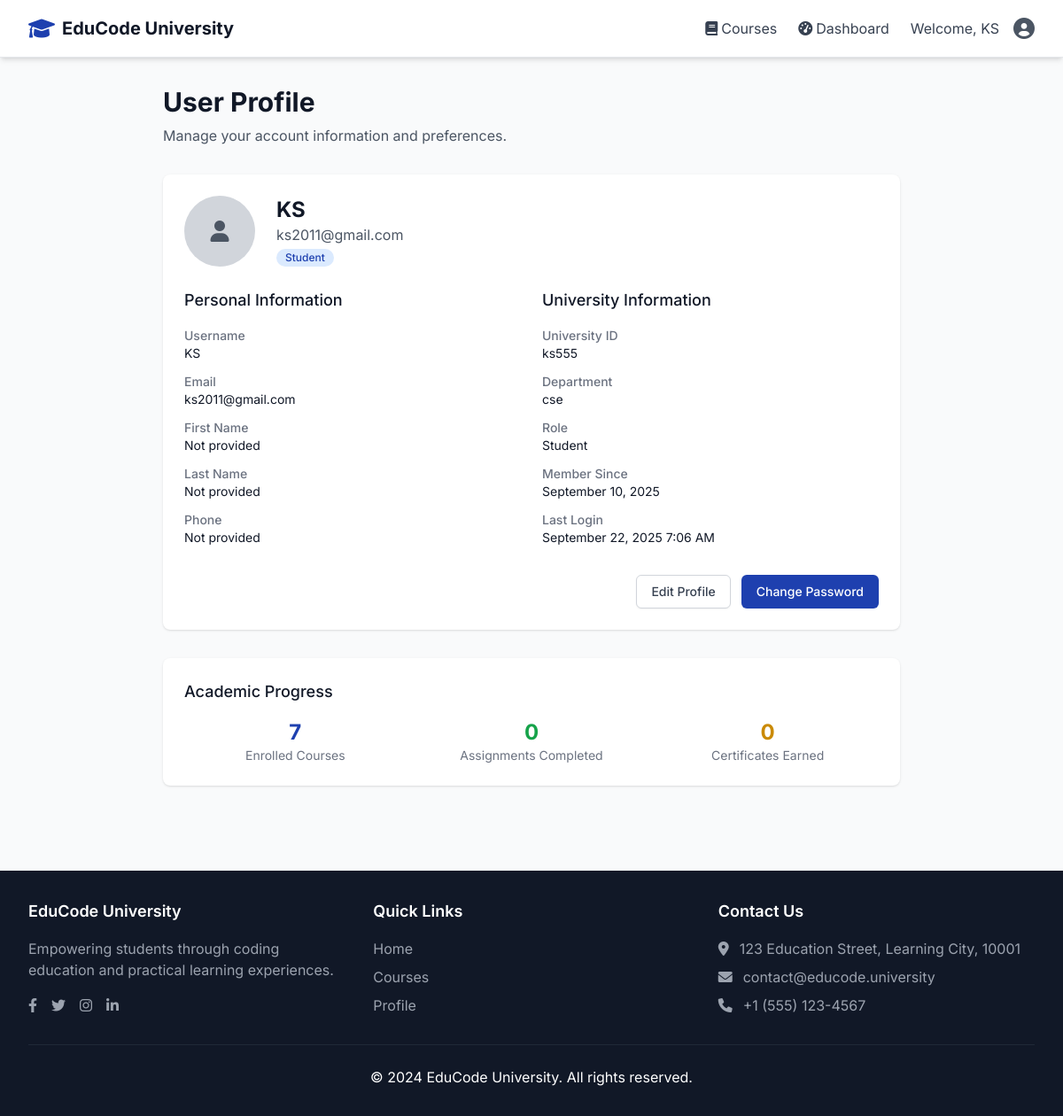
The app's page /accounts/profile/ (signed in) with its own data.
### accounts/models.py (models this page shows, shortened)
class User(AbstractUser):
    ROLE_CHOICES = [
        ('student', 'Student'),
        ('teacher', 'Teacher'),
        ('admin', 'Admin'),
    ]
    role = models.CharField(max_length=10, choices=ROLE_CHOICES, default='student')
    phone = models.CharField(max_length=15, blank=True, null=True)
    bio = models.TextField(blank=True, null=True)
    profile_picture = models.ImageField(upload_to='profile_pics/', blank=True, null=True)
    university_id = models.CharField(max_length=20, blank=True, null=True)
    department = models.CharField(max_length=100, blank=True, null=True)
    created_at = models.DateTimeField(auto_now_add=True)
    updated_at = models.DateTimeField(auto_now=True)
    @property
    def is_student(self):
        return self.role == 'student'

### accounts/views.py (the view)
# urls.py: path('profile/', views.profile_view, name='profile'),
@login_required
def profile_view(request):
    return render(request, 'accounts/profile.html', {'user': request.user})

### templates/accounts/profile.html (shortened to what this page needs)
{% extends 'base.html' %}
{% block content %}
<div class="max-w-4xl mx-auto px-4 sm:px-6 lg:px-8 py-8">
    <div class="mb-8">
        <h1 class="text-3xl font-bold text-gray-900">User Profile</h1>
        <p class="mt-2 text-gray-600">Manage your account information and preferences.</p>
    </div>
    <div class="bg-white shadow rounded-lg">
        <div class="px-4 py-5 sm:p-6">
            <div class="flex items-center space-x-6 mb-6">
                <div class="flex-shrink-0">
                    {% if user.profile_picture %}
                        <img class="h-20 w-20 rounded-full object-cover" src="{{ user.profile_picture.url }}" alt="{{ user.username }}">
                    {% else %}
                        <div class="h-20 w-20 rounded-full bg-gray-300 flex items-center justify-center">
                            <i class="fas fa-user text-2xl text-gray-600"></i>
                        </div>
                    {% endif %}
                </div>
                <div>
                    <h2 class="text-2xl font-bold text-gray-900">{{ user.get_full_name|default:user.username }}</h2>
                    <p class="text-gray-600">{{ user.email }}</p>
                    <span class="inline-flex items-center px-2.5 py-0.5 rounded-full text-xs font-medium bg-blue-100 text-blue-800 mt-1">
                        {{ user.role|capfirst }}
                    </span>
                </div>
            </div>
            <div class="grid grid-cols-1 md:grid-cols-2 gap-6">
                <div>
                    <h3 class="text-lg font-medium text-gray-900 mb-4">Personal Information</h3>
                    <dl class="space-y-3">
                        <div>
                            <dt class="text-sm font-medium text-gray-500">Username</dt>
                            <dd class="text-sm text-gray-900">{{ user.username }}</dd>
                        </div>
                        <div>
                            <dt class="text-sm font-medium text-gray-500">Email</dt>
                            <dd class="text-sm text-gray-900">{{ user.email }}</dd>
                        </div>
                        <div>
                            <dt class="text-sm font-medium text-gray-500">First Name</dt>
                            <dd class="text-sm text-gray-900">{{ user.first_name|default:"Not provided" }}</dd>
                        </div>
                        <div>
                            <dt class="text-sm font-medium text-gray-500">Last Name</dt>
                            <dd class="text-sm text-gray-900">{{ user.last_name|default:"Not provided" }}</dd>
                        </div>
                        <div>
                            <dt class="text-sm font-medium text-gray-500">Phone</dt>
                            <dd class="text-sm text-gray-900">{{ user.phone|default:"Not provided" }}</dd>
                        </div>
                    </dl>
                </div>
                <div>
                    <h3 class="text-lg font-medium text-gray-900 mb-4">University Information</h3>
                    <dl class="space-y-3">
                        <div>
                            <dt class="text-sm font-medium text-gray-500">University ID</dt>
                            <dd class="text-sm text-gray-900">{{ user.university_id|default:"Not provided" }}</dd>
                        </div>
                        <div>
                            <dt class="text-sm font-medium text-gray-500">Department</dt>
                            <dd class="text-sm text-gray-900">{{ user.department|default:"Not provided" }}</dd>
                        </div>
                        <div>
                            <dt class="text-sm font-medium text-gray-500">Role</dt>
                            <dd class="text-sm text-gray-900">{{ user.role|capfirst }}</dd>
                        </div>
                        <div>
                            <dt class="text-sm font-medium text-gray-500">Member Since</dt>
                            <dd class="text-sm text-gray-900">{{ user.date_joined|date:"F d, Y" }}</dd>
                        </div>
                        <div>
                            <dt class="text-sm font-medium text-gray-500">Last Login</dt>
                            <dd class="text-sm text-gray-900">{{ user.last_login|date:"F d, Y g:i A"|default:"Never" }}</dd>
                        </div>
                    </dl>
                </div>
            </div>
            <div class="mt-8 flex justify-end space-x-3">
                <button type="button" class="bg-white py-2 px-4 border border-gray-300 rounded-md shadow-sm text-sm font-medium text-gray-700 hover:bg-gray-50 focus:outline-none focus:ring-2 focus:ring-offset-2 focus:ring-primary">
                    Edit Profile
                </button>
                <button type="button" class="bg-primary border border-transparent rounded-md shadow-sm py-2 px-4 inline-flex justify-center text-sm font-medium text-white hover:bg-blue-700 focus:outline-none focus:ring-2 focus:ring-offset-2 focus:ring-primary">
                    Change Password
                </button>
            </div>
        </div>
    </div>
    {% if user.is_student or user.is_teacher %}
    <div class="mt-8 bg-white shadow rounded-lg">
        <div class="px-4 py-5 sm:p-6">
            <h3 class="text-lg font-medium text-gray-900 mb-4">
                {% if user.is_student %}Academic Progress{% else %}Teaching Overview{% endif %}
            </h3>
            {% if user.is_student %}
            <div class="grid grid-cols-1 md:grid-cols-3 gap-4">
                <div class="text-center">
                    <div class="text-2xl font-bold text-primary">{{ user.enrollments.count }}</div>
                    <div class="text-sm text-gray-500">Enrolled Courses</div>
                </div>
                <div class="text-center">
                    <div class="text-2xl font-bold text-green-600">{{ user.submissions.filter.count }}</div>
                    <div class="text-sm text-gray-500">Assignments Completed</div>
                </div>
                <div class="text-center">
                    <div class="text-2xl font-bold text-yellow-600">0</div>
                    <div class="text-sm text-gray-500">Certificates Earned</div>
                </div>
            </div>
            {% endif %}
        </div>
    </div>
    {% endif %}
</div>
{% endblock %}

### templates/base.html (shortened to what this page needs)
<!DOCTYPE html>
<html lang="en">
<head>
    <script src="https://cdn.tailwindcss.com"></script>
    <link href="https://cdnjs.cloudflare.com/ajax/libs/font-awesome/6.0.0/css/all.min.css" rel="stylesheet">
</head>
<body class="bg-gray-50 min-h-screen">
    <nav class="bg-white shadow-md border-b sticky top-0 z-50 transition-all duration-300">
        <div class="max-w-7xl mx-auto px-4 sm:px-6 lg:px-8">
            <div class="flex justify-between h-16">
                <div class="flex items-center">
                    <a href="{% url 'home' %}" class="flex items-center space-x-2 hover-scale">
                        <i class="fas fa-graduation-cap text-2xl text-primary"></i>
                        <span class="text-xl font-bold text-gray-900">EduCode University</span>
                    </a>
                </div>
                <div class="hidden md:flex items-center space-x-6">
                    {% if user.is_authenticated %}
                        <a href="{% url 'courses:course_list' %}" class="text-gray-700 hover:text-primary flex items-center space-x-1 transition duration-300 ease-in-out hover:scale-105">
                            <i class="fas fa-book"></i>
                            <span>Courses</span>
                        </a>
                        {% if user.role == 'student' %}
                            <a href="{% url 'courses:student_dashboard' %}" class="text-gray-700 hover:text-primary flex items-center space-x-1 transition duration-300 ease-in-out hover:scale-105">
                                <i class="fas fa-tachometer-alt"></i>
                                <span>Dashboard</span>
                            </a>
                        {% elif user.role == 'instructor' %}
                            <a href="{% url 'courses:instructor_dashboard' %}" class="text-gray-700 hover:text-primary flex items-center space-x-1 transition duration-300 ease-in-out hover:scale-105">
                                <i class="fas fa-chalkboard-teacher"></i>
                                <span>Instructor</span>
                            </a>
                        {% endif %}
                        <div class="flex items-center space-x-4">
                            <span class="text-gray-700 hidden lg:inline">Welcome, {{ user.username }}</span>
                            <div class="relative">
                                <button type="button" class="flex items-center text-sm rounded-full focus:outline-none focus:ring-2 focus:ring-offset-2 focus:ring-primary transition duration-300 ease-in-out hover:scale-105" id="user-menu-button">
                                    <i class="fas fa-user-circle text-2xl text-gray-600"></i>
                                </button>
                            </div>
                        </div>
                    {% endif %}
                </div>
            </div>
        </div>
    </nav>
    <main class="animate-fade-in">
        {% block content %}
        {% endblock %}
    </main>
    <footer class="bg-gray-900 text-white mt-16">
        <div class="max-w-7xl mx-auto px-4 sm:px-6 lg:px-8 py-8">
            <div class="grid grid-cols-1 md:grid-cols-3 gap-8 mb-8">
                <div>
                    <h3 class="text-lg font-semibold mb-4 text-white">EduCode University</h3>
                    <p class="text-gray-400 mb-4">Empowering students through coding education and practical learning experiences.</p>
                    <div class="flex space-x-4">
                        <a href="#" class="text-gray-400 hover:text-white transition-colors duration-300">
                            <i class="fab fa-facebook-f"></i>
                        </a>
                        <a href="#" class="text-gray-400 hover:text-white transition-colors duration-300">
                            <i class="fab fa-twitter"></i>
                        </a>
                        <a href="#" class="text-gray-400 hover:text-white transition-colors duration-300">
                            <i class="fab fa-instagram"></i>
                        </a>
                        <a href="#" class="text-gray-400 hover:text-white transition-colors duration-300">
                            <i class="fab fa-linkedin-in"></i>
                        </a>
                    </div>
                </div>
                <div>
                    <h3 class="text-lg font-semibold mb-4 text-white">Quick Links</h3>
                    <ul class="space-y-2">
                        <li><a href="{% url 'home' %}" class="text-gray-400 hover:text-white transition-colors duration-300">Home</a></li>
                        <li><a href="{% url 'courses:course_list' %}" class="text-gray-400 hover:text-white transition-colors duration-300">Courses</a></li>
                        {% if user.is_authenticated %}
                            <li><a href="{% url 'accounts:profile' %}" class="text-gray-400 hover:text-white transition-colors duration-300">Profile</a></li>
                        {% else %}
                            <li><a href="{% url 'accounts:login' %}" class="text-gray-400 hover:text-white transition-colors duration-300">Login</a></li>
                            <li><a href="{% url 'accounts:register' %}" class="text-gray-400 hover:text-white transition-colors duration-300">Register</a></li>
                        {% endif %}
                    </ul>
                </div>
                <div>
                    <h3 class="text-lg font-semibold mb-4 text-white">Contact Us</h3>
                    <ul class="space-y-2 text-gray-400">
                        <li class="flex items-start">
                            <i class="fas fa-map-marker-alt mt-1 mr-3"></i>
                            <span>123 Education Street, Learning City, 10001</span>
                        </li>
                        <li class="flex items-center">
                            <i class="fas fa-envelope mr-3"></i>
                            <span>contact@educode.university</span>
                        </li>
                        <li class="flex items-center">
                            <i class="fas fa-phone mr-3"></i>
                            <span>+1 (555) 123-4567</span>
                        </li>
                    </ul>
                </div>
            </div>
            <div class="border-t border-gray-800 pt-6 text-center">
                <p>&copy; 2024 EduCode University. All rights reserved.</p>
            </div>
        </div>
    </footer>
</body>
</html>

### templates/base.html (style rules this page uses)
body { font-family: 'Inter', sans-serif; }
.animate-fade-in { animation: fadeIn 0.5s ease-in-out; }
.hover-scale { transition: transform 0.3s ease; }

### records on screen
User: username "KS", get_full_name "KS", email "ks2011@gmail.com", role "Student", first_name "Not provided", last_name "Not provided", phone "Not provided", university_id "ks555", department "cse", date_joined "September 10, 2025", last_login "September 22, 2025 7:06 AM", enrollments.count "7", submissions.filter.count "0"
